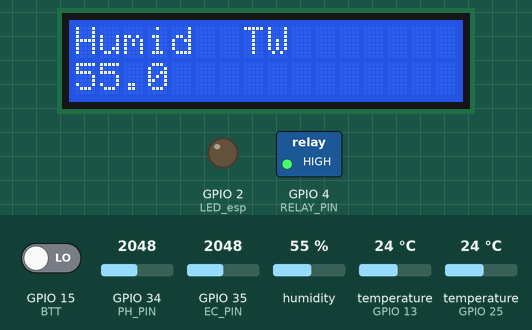
A sketch run on a simulated ESP32. On the bench: 16×2 character LCD, switched loads named in the sketch (green lamp = pin HIGH), output pins drawn as LEDs (lit = HIGH). The test bench sets the inputs (shaded band); at power-on: temperature (sensors on GPIO 25, GPIO 13) 24 °C, GPIO 15 (BTT) LOW, GPIO 34 (PH_PIN) = 2048, GPIO 35 (EC_PIN) = 2048, humidity 55 %. WiFi joins after 1.5 s; servers stay silent unless stated; the local clock reads 2024-03-15 10:24:30 at power-on unless the sketch sets it.

Above: at 5.6 s.
5.7 s: temperature (sensor on GPIO 25) set to 29.4 °C
11.5 s: temperature (sensor on GPIO 25) set to 30.7 °C
At 16.7 s:
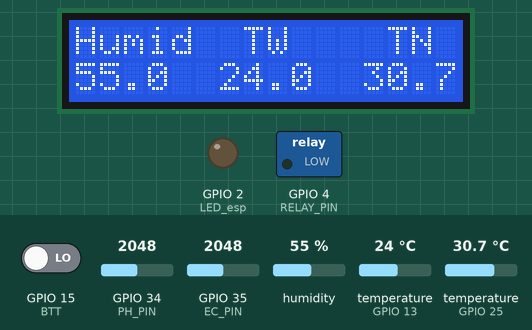
17.2 s: GPIO 15 (BTT) driven HIGH
At 23.0 s:
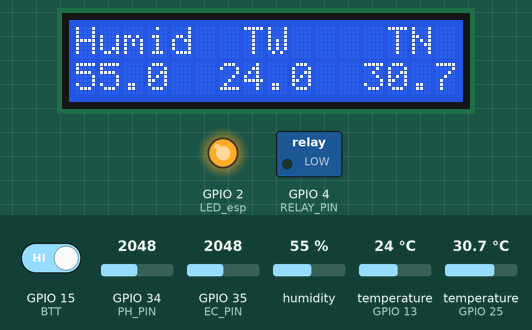
23.8 s: GPIO 15 (BTT) driven LOW
At 26.7 s:
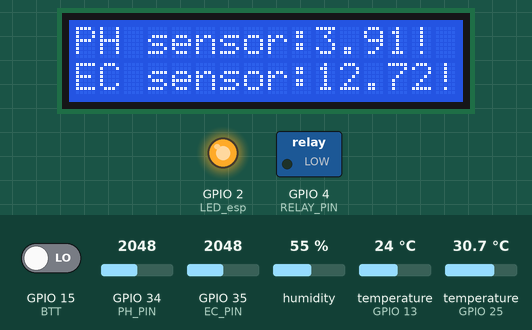
31.4 s: GPIO 34 (PH_PIN) set to 2866
At 37.2 s:
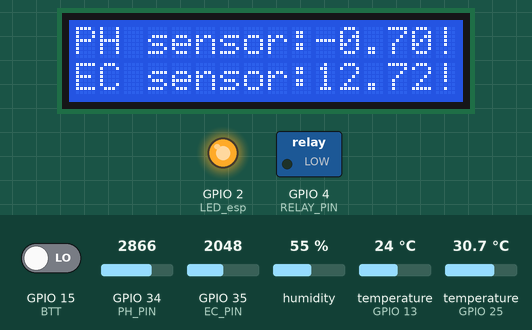
37.5 s: temperature (sensor on GPIO 25) set to 12 °C
At 42.6 s:
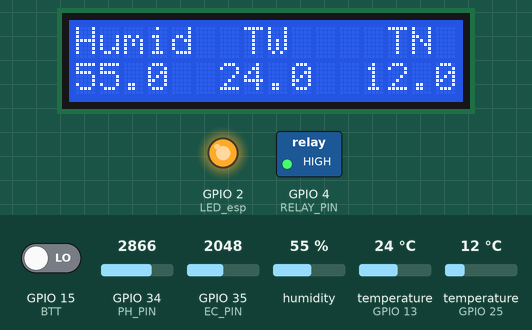
Timing chart, 0 to 44.1 s (numbered marks = the images above; inputs shaded):
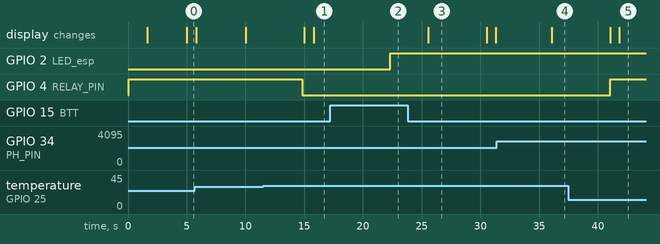

The sketch:

production_esp32.ino
```cpp
//include libary ที่ใช้
  #include "DHT.h"
  #include <time.h>
  #include <WiFi.h>
  #include <EEPROM.h>
  #include <OneWire.h>
  #include <DNSServer.h>
  #include <WebServer.h>
  #include <WiFiManager.h>
  #include <FirebaseESP32.h>
  #include "DFRobot_ESP_PH.h"
  #include <DFRobot_ESP_EC.h>
  #include <DallasTemperature.h>
  #include <LiquidCrystal_I2C.h>

//กำหนดค่า macro ต่าง ๆ
  #define BTT 15
  #define DHTPIN 25
  #define PH_PIN A6
  #define EC_PIN A7
  #define LED_esp 2
  #define RELAY_PIN 4
  #define DHTTYPE DHT21
  #define ONE_WIRE_BUS 13
  #define Time_interval  5000
  #define Time_interval2 6000
  #define Time_interval_first  2500
  #define FIREBASE_HOST "iothdpfarm-default-rtdb.firebaseio.com"
  #define FIREBASE_AUTH "5Jv6EIaT0vT1l3DjtQiWAq9hlziSqR840NGuQCOP"

//กำหนดตัวแปลต่าง ๆ
  String TimeOf;
  float Humidity,TemperaTure,Ph,Ec;
  char ntp_server1[20] = "ntp.ku.ac.th";
  char ntp_server2[20] = "fw.eng.ku.ac.th";
  char ntp_server3[20] = "time.uni.net.th";
  int Show = 1,Check = 1,Dst = 0,TimeZone = 7,StatusFb,RelayStatus,i=0;
  unsigned long StartPress = 0,TimeSetter = 0,TimeShow = 0,SetInfor = 0;

//กำหนด OBJ การใช้งาน
  DFRobot_ESP_EC EC;
  DFRobot_ESP_PH PH;
  FirebaseJson Json;
  DHT Dht(DHTPIN, DHTTYPE);
  FirebaseData FireBaseData;
  OneWire oneWire(ONE_WIRE_BUS);
  LiquidCrystal_I2C LCD(0x27, 16, 2);
  DallasTemperature sensors(&oneWire);


void setup() {
  LCD.init();
  EC.begin();
  PH.begin();
  Dht.begin();
  LCD.backlight();
  Serial.begin(115200);
  WiFiManager wifiManager;
  pinMode(LED_esp,OUTPUT);
  pinMode(RELAY_PIN, OUTPUT);
  digitalWrite(RELAY_PIN,1);
  LCD.clear();
  LCD.setCursor(3,0);
  LCD.print("AP Name is");
  LCD.setCursor(1,1);
  LCD.print("IOT_Hydroponic");

  wifiManager.resetSettings();
  wifiManager.setConfigPortalTimeout(180);
  if (!wifiManager.startConfigPortal("IOT_Hydroponic","P@ssw0rd4268")){LCD.clear();LCD.setCursor(0,0);LCD.println("AP Found problem!");delay(1000);}

   LCD.clear();
   LCD.setCursor(0,0);
   LCD.print("connected: ");
   LCD.setCursor(0,1);
   LCD.print(WiFi.localIP());

   configTime(TimeZone * 3600, Dst, ntp_server1, ntp_server2, ntp_server3);
    while (!time(nullptr)) {
      Serial.print(".");
      delay(500);
    }
   Firebase.begin(FIREBASE_HOST, FIREBASE_AUTH);
}

void loop() {
  int CurrentState = digitalRead(BTT);
  if (CurrentState == 1)
  {
    long Duration = millis() - StartPress;
    if(Duration > 5000){
      if(i<=20){
        Ec = read_EC(ReadTemperature()); digitalWrite(LED_esp,1); i++;
      }
      else{
          digitalWrite(LED_esp,0);
      }
    }
  }
  else{
      i=0;
      StartPress = millis();
      if(millis() - TimeSetter > Time_interval_first){
        TimeSetter = millis();
        Humidity = Dht.readHumidity();
        TemperaTure = Dht.readTemperature();
        Ph = read_PH(ReadTemperature());
        RelayStatus = Check_Relay(TemperaTure);
        digitalWrite(RELAY_PIN,RelayStatus);
      }
      else if(millis() - TimeShow > Time_interval){
        TimeShow = millis();
        LCD.clear();
        if(Show == 1){
          if(isnan(Humidity) || isnan(TemperaTure))
          {
            LCD.setCursor(1, 0);
            LCD.print("Failed to read");
            LCD.setCursor(0, 1);
            LCD.print("check the sensor!");
          }
          else{
            LCD.setCursor(0, 0);
            LCD.print("Humid");
            LCD.setCursor(0, 1);
            LCD.print(Humidity,1);
            LCD.setCursor(7, 0);
            LCD.print("TW");
            LCD.setCursor(6, 1);
            LCD.print(ReadTemperature(),1);
            LCD.setCursor(13, 0);
            LCD.print("TN");
            LCD.setCursor(12, 1);
            LCD.print(TemperaTure,1);
          }
            Show = 0;
          }
          else{
            LCD.clear();
            LCD.setCursor(0, 0);
            LCD.print("PH sensor:");
            LCD.print(Ph);
            LCD.print("!");
            if(Ec > 0){LCD.setCursor(0, 1);LCD.print("EC sensor:");LCD.print(Ec);LCD.print("!");}
            else{LCD.setCursor(0, 1);LCD.print("Ec is Not Check!");}
            Show = 1;
          }
      }
       else if(millis() - SetInfor > Time_interval2){
        SetInfor = millis();
        TimeOf = NowString();
        StatusFb = send_data(Ph,Ec,Humidity,TemperaTure,TimeOf,RelayStatus);
        if(StatusFb != 1){LCD.clear();LCD.setCursor(0, 0);LCD.print("Found problem!");LCD.setCursor(0, 1);LCD.print("Can not Update");}
      }
   }
}

String NowString() {
  time_t now = time(nullptr);
  struct tm* newtime = localtime(&now);
  String TmpNow = "";
  TmpNow += String(newtime->tm_year+1900);
  TmpNow += "-";
  TmpNow += String(newtime->tm_mon + 1);
  TmpNow += "-";
  TmpNow += String(newtime->tm_mday);
  TmpNow += " ";
  TmpNow += String(newtime->tm_hour);
  TmpNow += ":";
  TmpNow += String(newtime->tm_min);
  TmpNow += ":";
  TmpNow += String(newtime->tm_sec);
  return TmpNow;
}

float read_EC(float TemperaTureEc){
    float VolTage, EcValue;
    VolTage = analogRead(EC_PIN);
    EcValue = EC.readEC(VolTage, TemperaTureEc);
    delay(300);
    return EcValue;
}

float read_PH(float TemperaTurePh){
    float VolTage, PhValue;
    VolTage = analogRead(PH_PIN);
    PhValue = PH.readPH(VolTage, TemperaTurePh);
    delay(300);
    return PhValue;
}
int send_data(float PH_Value,float EC_Value,float HUMIN_Value,float TEMP_Value,String TIME_Value,int STATUS_RELAY){
   if(WiFi.status() != WL_CONNECTED){return 0;}
    else{
//         อันเก่านะ เป็นที่เอาไว้ push data ขึ้นไปนะอย่าลืมละ
//         json.set("Humidity", HUMIN_Value);
//         json.set("Temperature", TEMP_Value);
//         json.set("PH",PH_Value);
//         json.set("DateandTime",TIME_Value);
//         Firebase.pushJSON(firebaseData, "/อุปกรณ์ IOT/Sensor", json);
          Firebase.setFloat(FireBaseData, "/PH_water", PH_Value);
          Firebase.setFloat(FireBaseData, "/EC_water", EC_Value);
          Firebase.setFloat(FireBaseData, "/Humidity", HUMIN_Value);
          Firebase.setFloat(FireBaseData, "/Temperature", TEMP_Value);
          Firebase.setInt(FireBaseData, "/Relay", STATUS_RELAY);
          Firebase.setString(FireBaseData, "/DateandTime", TIME_Value);
          return 1;
    }
}

int Check_Relay(float TemperaTure){
  if(TemperaTure >= 30.00){return 0;}
  else{return 1;}
}
float ReadTemperature()
{
  sensors.requestTemperatures();
  return sensors.getTempCByIndex(0);

}
```

Measured:
- the behaviour switches between 29.9 and 30 °C on temperature (sensor on GPIO 25) (found by bisection; images 0 and 1)
- after the input at 11.5 s, GPIO 4 (RELAY_PIN): HIGH → LOW after 3.3 s
- after the input at 17.2 s, GPIO 2 (LED_esp): LOW → HIGH after 5.1 s
- after the input at 23.8 s, the display: changes after 1.8 s (image 3)
- after the input at 31.4 s, the display: changes after 4.7 s (image 4)
- after the input at 37.5 s, GPIO 4 (RELAY_PIN): LOW → HIGH after 3.5 s
- what the display in image 3 shows lasts 4.9 s, from 25.6 s to 30.5 s
